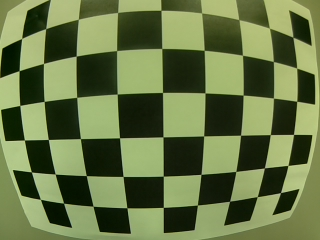
#> input picture src/streamer/camera_cal/calibration1.jpeg, 320 x 240 px; its folder holds only this picture in this run
$ python LaneDetection.py   (older library calls are emulated)
#> lines starting #> are read from the running program, lines starting #| are printed output that depends on the picture; after the words box and inside, x2 and y2 are one past the last pixel; in counts of white or black regions, pixels touching at a corner belong together
from io import BytesIO
import numpy as np
import cv2
import glob
import os
from PIL import Image as Im
import matplotlib as mpl
import matplotlib.pyplot as plt
from IPython.display import Image
from ipywidgets import interact, interactive, fixed
from scipy import signal
from multiprocessing import Pool
import dill as pickle
from functools import partial
from collections import deque


# [15 lines left out: function arr2img, not called in this run]


def camera_chessboards(glob_regex='camera_cal/calibration*.jpeg'):
    # prepare object points, like (0,0,0), (1,0,0), (2,0,0) ....,(6,5,0)
#> called with glob_regex = 'camera_cal/calibration*.jpeg'
    objp = np.zeros((6 * 9, 3), np.float32)
    objp[:, :2] = np.mgrid[0:9, 0:6].T.reshape(-1, 2)

    # Arrays to store object points and image points from all the images.
    objpoints = []  # 3d points in real world space
    imgpoints = []  # 2d points in image plane.
    chessboards = []  # array of chessboard images

    # Make a list of calibration images
    images = glob.glob(glob_regex)

    # Step through the list and search for chessboard corners
    for idx, fname in enumerate(images):
        img = cv2.imread(fname)
#> img is the input picture: shape (240, 320, 3); mean B, G, R 70, 116.9, 102
        gray = cv2.cvtColor(img, cv2.COLOR_BGR2GRAY)
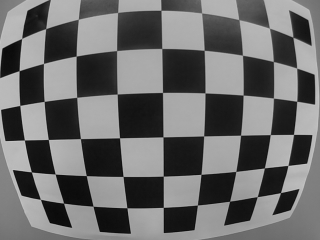
#> gray: shape (240, 320); min 9, max 196, mean 107.1

        # Find the chessboard corners
        ret, corners = cv2.findChessboardCorners(gray, (9, 6), None)
#> ret = True; corners = 54 rows, first 8: [280.5, 192.6], [257.2, 196.6], [229.6, 201.3], [197.4, 205], [163.3, 207.4], [126.9, 207.7], [93.07, 206.2], [63.56, 203.2]

        # If found, add object points, image points
        if ret == True:
            objpoints.append(objp)
            imgpoints.append(corners)

            # Draw and display the corners
            cv2.drawChessboardCorners(img, (9, 6), corners, ret)
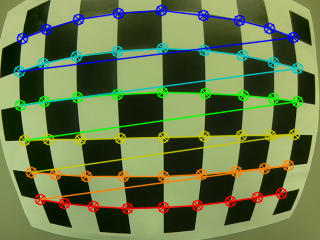
#> img: shape (240, 320, 3); 16.38% of pixels changed, all inside (x1, y1, x2, y2) = (13, 4, 304, 215)
            chessboards.append(img)

    return objpoints, imgpoints, chessboards


objpoints, imgpoints, chessboards = camera_chessboards()
#> objpoints = 1 item; imgpoints = 1 item; chessboards = 1 item


def camera_calibrate(objpoints, imgpoint, img):
    # Test undistortion on an image
    img_size = img.shape[0:2]
#> img_size = (240, 320)

    # Do camera calibration given object points and image points
    ret, mtx, dist, rvecs, tvecs = cv2.calibrateCamera(objpoints, imgpoints, img_size, None, None)
#> ret = 0.76; mtx = [[288.9, 0, 153.7], [0, 308.6, 131.6], [0, 0, 1]]; dist = [[-0.923, 1.01, 0.0103, 0.00233, -0.519]]; rvecs = ([-0.0114, -0.638, 3.06],); tvecs = ([4.24, 1.87, 7.49],)

    dst = cv2.undistort(img, mtx, dist, None, mtx)
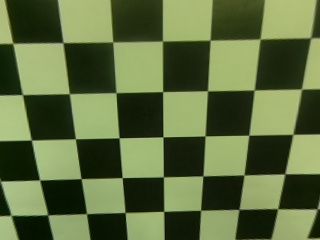
#> dst: shape (240, 320, 3); mean B, G, R 65, 109.4, 94.1

    return ret, mtx, dist, dst


test_img = 'camera_cal/calibration1.jpg'
undistort_img = 'output_images/undistort_output.jpg'

img = cv2.imread(test_img)
ret, mtx, dist, dst = camera_calibrate(objpoints, imgpoints, img)
#> ret = 0.76; mtx = [[288.9, 0, 153.7], [0, 308.6, 131.6], [0, 0, 1]]; dist = [[-0.923, 1.01, 0.0103, 0.00233, -0.519]]

cv2.imwrite(undistort_img, dst)


def undistort_image(img, mtx=mtx, dist=dist):
    dst = cv2.undistort(img, mtx, dist, None, mtx)
    return dst


# [143 lines left out: functions load_test_images, binary_filter_road_pavement, combined_threshold, not called in this run]


def draw_lines(img, vertices):
    pts = np.int32([vertices])
    cv2.polylines(img, pts, True, (0, 0, 255))


# [109 lines left out: functions perspective_transforms, perspective_warp, perspective_unwarp, calc_warp_points, binary_topdown, lane_histogram and 1 more, not called in this run]


class WindowBox(object):
    # [16 lines left out: function __init__, not called in this run]

    def center(self):
        return (self.x_center, int(self.y_top - self.y_bottom) / 2)

    # [14 lines left out: function next_windowbox, not called in this run]

    def _nonzerox_count(self):
        return len(self.nonzerox)

    def _is_noise(self):
        return self._nonzerox_count() > self.imgwindow.shape[0] * self.imgwindow.shape[1] * .75

    def has_line(self):
        return (self._nonzerox_count() > self.mincount) ^ self._is_noise()

    # [72 lines left out: functions has_lane, __str__, find_lane_windows, calc_lane_windows, calc_fit_from_boxes, not called in this run]


def poly_fitx(fity, line_fit):
    fit_linex = line_fit[0] * fity ** 2 + line_fit[1] * fity + line_fit[2]
    return fit_linex


# [79 lines left out: functions calc_lr_fit_from_polys, calc_curvature, fit_window, not called in this run]


# holds current line details
class Line():
    """Line Class"""
    LINE_FIT_INVALID_MSG = "Line has an invalid polynominal."

    # [15 lines left out: function __init__, not called in this run]

    @property
    def xs(self):
        return poly_fitx(self.ploty, self.poly_fit)

    @property
    def ploty(self):
        return self.__ploty

    @property
    def poly_fit(self):
        return self.__poly_fit

    @property
    def binimg(self):
        return self.__binimg

    @property
    def y_bottom(self):
        return self.__y_bottom

    @property
    def y_top(self):
        return self.__binimg.shape[1]

    @property
    def x_bottom(self):
        return self.__x_bottom

    @property
    def x_top(self):
        return self.__x_top

    # [11 lines left out: functions curvature, __str__, not called in this run]


# contains the Line details and methods to determine current road line
class RoadLine():
    """RoadLine Class"""
    LINE_ISNT_SANE_MSG = "Line didn't pass sanity checks."

    # [60 lines left out: functions __init__, __str__, line, line, _queue_to_history, not called in this run]

    @property
    def line_history_count(self):
        return len(self.__line_history)

    @property
    def curvature(self):
        return self.line.curvature

    # [5 lines left out: function curvatures, not called in this run]

    @property
    def mean_curvature(self):
        return np.mean(self.curvatures)

    @property
    def std_curvature(self):
        return np.std(self.curvatures)

    @property
    def max_abs_curvature_variance(self):
        return np.max(np.abs(self.curvatures - np.mean(self.curvatures)))

    @property
    def line_fits(self):
        return np.array([line.poly_fit for line in self.__line_history])

    # [26 lines left out: functions mean_fit, ploty, not called in this run]

    @property
    def mean_xs(self):
        return poly_fitx(self.ploty, self.mean_fit)


# contains the left & right road lines and associated image
class Lane():
    """Lane Class"""
    lane_px_width = 413
    xm_per_pix = 3.7 / lane_px_width  # meters per pixel in x dimension - copied from calc_curvature for convenience

    THRESHOLD_DAYTIME_NORMAL = "daytime-normal"
    THRESHOLD_DAYTIME_SHADOW = "daytime-shadow"
    THRESHOLD_DAYTIME_BRIGHT = "daytime-bright"
    THRESHOLD_DAYTIME_FILTER = "daytime-filter-pavement"
    THRESHOLD_WINDOWING = "windowing"

    # [33 lines left out: function __init__, not called in this run]

    @property
    def img_height(self):
        return self.__img_height

    @property
    def img_width(self):
        return self.__img_width

    @property
    def pts_zero(self):
        return self.__pts_zero

    @property
    def ploty(self):
        return self.__ploty

    @property
    def undistorted_image(self):
        return self.__undistorted_image

    @property
    def binary_image(self):
        return self.__binary_image

    @property
    def warped(self):
        return self.__warped

    @property
    def warped_threshold(self):
        return self.__warped_threshold

    # [41 lines left out: function warped_decorated, not called in this run]

    @property
    def road_line_left(self):
        return self.__road_line_left

    @property
    def road_line_right(self):
        return self.__road_line_right

    # [20 lines left out: functions result, result_decorated, not called in this run]

    @property
    def image(self):
        return self.__image

    # [110 lines left out: functions _image_yuv_equalize, image, _undistort_warp_search, _warped_window_thresholding, _warp_undistorted_threshold, not called in this run]

    def _warped_has_noise(self, warped, noise_level=75):
        histogram = np.sum(warped, axis=1)
        return (histogram > noise_level).any()

    # [16 lines left out: functions x_center_offset, x_error, not called in this run]

    @property
    def x_start_left(self):
        return self.road_line_left.line.x_top

    @property
    def x_start_right(self):
        return self.road_line_right.line.x_top

    def _x_pix_to_m(self, pix):
        return pix * self.xm_per_pix

    # [119 lines left out: functions _full_histogram_lane_search, warped_histogram, _road_line_box_search, _recalc_road_lines_from_polyfit, _line_from_fit, _draw_lanes_unwarped and 1 more, not called in this run]
